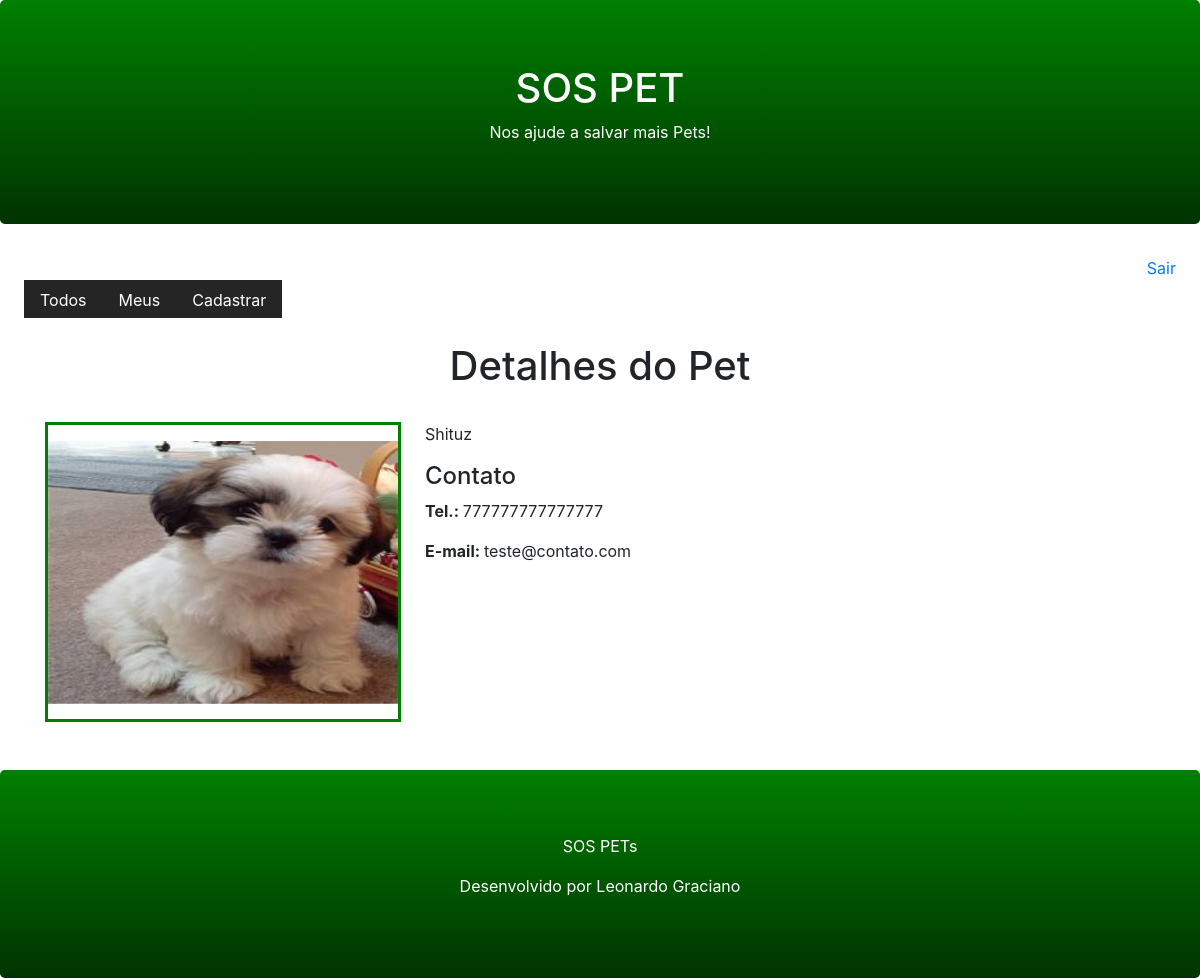
/pet/detail/3/ (signed in), run on the app's committed database.
### core/models.py (models this page shows, shortened)
class Pet(models.Model):
    cidade = models.CharField(max_length=50)
    descrição = models.TextField()
    telefone = models.CharField(max_length=15)
    email = models.EmailField(max_length=254)
    data_de_crianção = models.DateTimeField(auto_now_add=True)
    foto = models.ImageField(upload_to='pet')
    ativo = models.BooleanField(default=True)
    usuário = models.ForeignKey(User, on_delete=models.CASCADE)
    class Meta:
        db_table = 'pet'
        pass

### core/views.py (the view)
# urls.py: path('pet/detail/<id>/', views.pet_detalhes),
@login_required(login_url='/login/')
def pet_detalhes(request, id):
    pet = Pet.objects.get(ativo=True, id=id)
    return render(request, 'pet.html', {'pet': pet})

### templates/pet.html (shortened to what this page needs)
{% extends "model-page.html" %}
{% block conteudo %}
    <h1 class="text-center">Detalhes do Pet</h1>
    <br>
    <div class="container">
        <div class="row">
            <div class="col-sm-12 col-md-12 col-lg-4">
                <div style="border-color: green; border-style: solid; width: 356px; height: 300px;">
                    <img src="{{ pet.foto.url }}" alt="Norway" width="350" height="263" style="margin-top: 16px;">
                </div>
                <br>
            </div>
            <div class="col-sm-12 col-md-12 col-lg-8">
                <p>{{ pet.descrição }}</p>
                <h4>Contato</h4>
                <p><b>Tel.: </b>{{ pet.telefone }}</p>
                <p><b>E-mail: </b>{{ pet.email }}</p>
            </div>
        </div>
    </div>
    <br>
{% endblock %}

### data on the page
Pet: foto (picture), descrição "Shituz", telefone "777777777777777", email "teste@contato.com"
